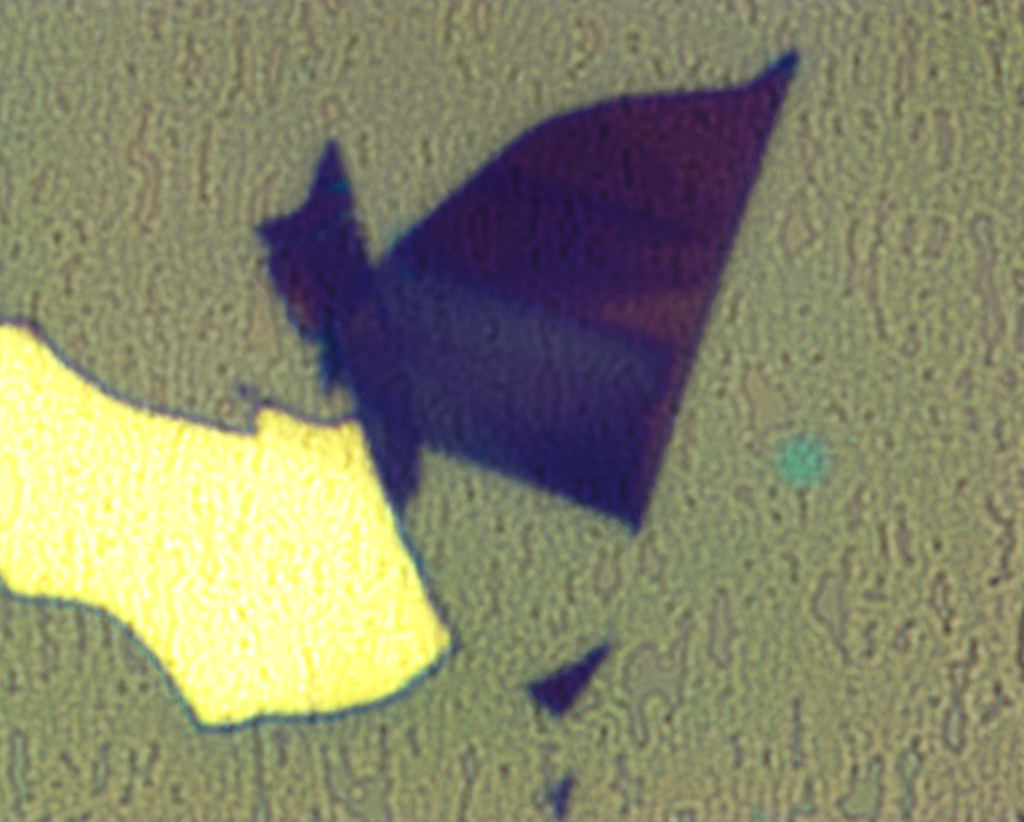
#> input picture src/sample_images/00002.jpg, 4096 x 3286 px (shown at 1/4 size)
$ python CalibrationTool.py --output out.png --directory sample_images
#> lines starting #> are read from the running program, lines starting #| are printed output that depends on the picture; after the words box and inside, x2 and y2 are one past the last pixel; in counts of white or black regions, pixels touching at a corner belong together
### src/FlakeDifferentiator.py
# Description: This file contains the class that takes a microscope image
# and extracts all of the flakes that it can from the image. It is designed
# so that it can export images of each step in the process so that a user
# can adjust parameters that effect the process as a "calibration" step.

import code
import sys
import argparse
import os
import time
import cv2
import pickle
import numpy             as np
import matplotlib.pyplot as plt

from sklearn.mixture       import BayesianGaussianMixture
from readable_csv          import readable_csv as csv
from colors                import dist_colors  as colors

def torgb(h):
	return [int(h[1:3], 16), int(h[3:5], 16), int(h[5:7], 16)]

class FlakeDifferentiator:
	def __init__(self, **kwargs):
		self.bgmm = None
		self.mode = 'HSV' # Options are 'HSV', 'RGB'

		# If the user specifies a BGMM, we will use that.
		# Otherwise, they'll have to call the fit function
		# and pass in one or more images to use for the fitting
		# process.
		if 'bgmm' in kwargs:
			self.bgmm = kwargs['bgmm']

		# Make sure they specified a valid color mode.
		if 'mode' in kwargs:
			self.mode = kwargs['mode']
			if self.mode not in ['HSV', 'RGB']:
				raise ValueError("""
					'mode' must be 'HSV' or 'RGB'
				""")

		# Now we setup the default parameters that control how
		# the images are processed for flake extraction.
		self.params = {
			'training_image_width'  : 100,
			'processed_image_width' : 1000,
			'denoising_strength'    : 30,
			'bgmm_classes'          : 3,
			'border_width'          : 5,
			'edge_threshold1'       : 10,
			'edge_threshold2'       : 80,
			'edge_dilate_size'      : 3,
			'length_threshold'      : 0.02,
			'mask_erode_size'       : 12
		}

		# These jsut effect how the steps in the process are displayed.
		self.ui_options = {
			'contour_color'     : (255, 0, 0),
			'bounds_color'      : (255, 0, 0),
			'contour_thickness' : 1,
			'bounds_thickness'  : 1,
			'mask_color'        : (0, 0, 0)
		}

	# Fits the BGMM used to identify flakes, using the specified
	# images.
	#
	# Parameters:
	#      - images: A list of image file paths.
	def fit(self, images):
		# Load the images off of the disk.
		if self.mode == 'HSV':
			images = [cv2.imread(f, cv2.IMREAD_COLOR) for f in images]
			images = [cv2.cvtColor(i, cv2.COLOR_BGR2HSV) for i in images]
		else:
			images = [cv2.imread(f, cv2.IMREAD_COLOR) for f in images]
			images = [cv2.cvtColor(i, cv2.COLOR_BGR2RGB) for i in images]

		# Downscale the images.
		tmp = []
		for img in images:
			width = self.params['training_image_width']
			scale = np.sqrt((width**2) / (img.shape[0] * img.shape[1]))
			tmp.append(cv2.resize(img, (0, 0), fx=scale, fy=scale))

		images = tmp

		# Convert the images into a set of HSV or RGB values
		# (depending on the mode) that will be used to fit the
		# BGMM. Shape will be (n_pixels, 3)

		self.fitting_data = images[0].reshape(
			images[0].shape[0] * images[0].shape[1],
			3
		)

		for img in images[1:]:
			additional_data = img.reshape(
				img.shape[0] * img.shape[1],
				3
			)
			self.fitting_data = np.concatenate((
				self.fitting_data, additional_data
			))

		self.bgmm = BayesianGaussianMixture(
			n_components=self.params["bgmm_classes"],
			covariance_type='full'
		)

		self.bgmm.fit(self.fitting_data)


	def getLargerThan(self, contours, s):
		selected = []

		for c in contours:
			area = cv2.contourArea(c)
			if area > s:
				selected.append(c)

		return selected

	def subimage(self, image, rect):
		border_size = int(image.shape[0] / 2)
		image = cv2.copyMakeBorder(
			image,
			border_size,
			border_size,
			border_size,
			border_size,
			cv2.BORDER_CONSTANT,
			value=[0, 0, 0]
		)

		((x, y), (w, h), theta) = rect

		x = x + border_size
		y = y + border_size

		size = (image.shape[1], image.shape[0])

		rotation_matrix = cv2.getRotationMatrix2D(center=(x, y), angle=theta, scale=1)
		new_image       = cv2.warpAffine(image, rotation_matrix, dsize=size)

		x = int(x - w/2)
		y = int(y - h/2)

		w = int(w)
		h = int(h)

		result = new_image[y:y+h, x:x+w, :]
		#code.interact(local=locals())
		return result

	# Loads the specified image file off of the disk and return the
	# following:
	#      1) A list of images that show parts of the process.
	#      2) A list of bounding rectangles that can be used to
	#         create subimages of flakes found during the process.
	#      3) A list of masks that differentiate the parts of the
	#         subimages that contain the flake from parts that dont.
	def scanImage(self, path):
		img = cv2.imread(path, cv2.IMREAD_COLOR)

		if self.mode == 'HSV':
			img = cv2.cvtColor(img, cv2.COLOR_BGR2HSV)
		else:
			img = cv2.cvtColor(img, cv2.COLOR_BGR2RGB)

		# Scale the image down to the requested size.
		if self.params['processed_image_width'] != 0:
			s     = self.params['processed_image_width']
			scale = np.sqrt((s**2) / (img.shape[0] * img.shape[1]))
			img = cv2.resize(img, (0, 0), fx=scale, fy=scale)

		# Denoise the image.
		denoise_strength = self.params['denoising_strength']
		if denoise_strength != 0:
			denoised = cv2.fastNlMeansDenoisingColored(
				img,
				denoise_strength,
				denoise_strength
			)
		else:
			denoised = img

		# Segment the image using the bgmm.
		data = denoised.reshape(
			denoised.shape[0] * denoised.shape[1],
			denoised.shape[2]
		)

		classes = self.bgmm.predict(data)

		(values, counts) = np.unique(classes, return_counts=True)
		index            = np.argmax(counts)
		most_common      = values[index]
		bg_color         = torgb(colors[most_common])

		colored_img = denoised.copy()

		for c in range(self.params['bgmm_classes']):
			mask = (classes == c).reshape(
				denoised.shape[0], denoised.shape[1]
			)
			colored_img[mask] = torgb(colors[c])


		# Make a black border of one pixel around the image
		# so that the contouring algorithm won't mess up flakes
		# that are cut off. The color needs to be the same as
		# the background class.
		colored_img = cv2.copyMakeBorder(
			colored_img,
			self.params['border_width'],
			self.params['border_width'],
			self.params['border_width'],
			self.params['border_width'],
			cv2.BORDER_CONSTANT,
			value=bg_color
		)

		img = cv2.copyMakeBorder(
			img,
			self.params['border_width'],
			self.params['border_width'],
			self.params['border_width'],
			self.params['border_width'],
			cv2.BORDER_CONSTANT,
			value=[0, 0, 0]
		)

		# Perform the edge detection.
		edges = cv2.Canny(
			colored_img,
			self.params['edge_threshold1'],
			self.params['edge_threshold2']
		)

		# Dilate the edges to close close contours
		dilate_size = self.params['edge_dilate_size']
		if dilate_size != 0:
			kernel  = cv2.getStructuringElement(
				cv2.MORPH_ELLIPSE,
				(dilate_size, dilate_size)
			)
			dilated = cv2.dilate(edges, kernel)
		else:
			dilated = edges

		# Find the contours. This will extract only the outer
		# most contours.
		contours, heirarchy = cv2.findContours(
			dilated, cv2.RETR_EXTERNAL, cv2.CHAIN_APPROX_SIMPLE
		)

		# Filter out the contours that are smaller than the threshold
		# parameter given.
		contours = self.getLargerThan(
			contours,
			(img.shape[0] * self.params['length_threshold'])**2
		)

		# Draw the contours onto the original image.
		contoured = img.copy()
		for i in range(len(contours)):
			contoured = cv2.drawContours(
				contoured,
				contours,
				i, self.ui_options['contour_color'],
				self.ui_options['contour_thickness']
			)


		# Draw an image with bounding rectangles around the flakes.
		boxed      = img.copy()
		rectangles = []
		for i in range(len(contours)):
			rect  = cv2.minAreaRect(contours[i])
			rectangles.append(rect)
			box   = cv2.boxPoints(rect)
			box   = np.int0(box)
			boxed = cv2.drawContours(
				boxed,
				[box],
				0,
				self.ui_options['bounds_color'],
				self.ui_options['bounds_thickness']
			)


		masks = []
		for contour in contours:
			mask = np.zeros((img.shape[0], img.shape[1]))
			mask = cv2.fillPoly(mask, [contour], 1)

			# Erode the mask so that it will fit the flake more tightly.
			erode_size = self.params['mask_erode_size']
			if erode_size != 0:
				kernel  = cv2.getStructuringElement(
					cv2.MORPH_ELLIPSE,
					(erode_size, erode_size)
				)
				mask = cv2.erode(mask, kernel)


			selection = mask == 0

			masks.append(selection)

		return (
			(img, denoised, colored_img, dilated, contoured, boxed),
			rectangles,
			masks
		)

### src/CalibrationTool.py
import code
import sys
import argparse
import os
import time
import cv2
import pickle
import numpy             as np
import matplotlib.pyplot as plt
from sklearn.mixture       import BayesianGaussianMixture
from readable_csv          import readable_csv as csv
from colors import dist_colors as colors
from  FlakeDifferentiator import FlakeDifferentiator
from matplotlib.widgets import Slider, Button, RadioButtons

def torgb(h):
	return [int(h[1:3], 16), int(h[3:5], 16), int(h[5:7], 16)]


# Processes the arguments, sets up directories and validates that files
# actually exist.
def preprocess():
	parser = argparse.ArgumentParser(
		description='Adjust parameters of the flake extraction process.'
	)

	parser.add_argument(
		'-o', '--output', dest='output', type=str, required=True,
		help='The output file to write the data to.'
	)

	parser.add_argument(
		'-d', '--directory', dest='directory', type=str, required=True,
		help='The directory to read images from.'
	)

	args = parser.parse_args()

	return args

if __name__ == '__main__':
	args = preprocess()


	# The files to read.
	files = [f for f in os.listdir(args.directory)]

	# Filter to only actual files.
	tmp = []
	for f in files:
		if os.path.isfile(os.path.join(args.directory, f)):
			if '.DS_Store' not in f:
				tmp.append(f)

	files = sorted(tmp)
	files = [os.path.join(args.directory, file) for file in files]

	# Load the first three images and pass them to the BGMM trainer.
	diff = FlakeDifferentiator(mode='HSV')

	diff.params['processed_image_width'] = 350

	print("Fitting BGMM")
	diff.fit(files[0:1])
#> in fit, `images = [cv2.imread(f, cv2.IMREAD_COLOR) for f in images]`: images = 1 item
#> the loop in fit, `for img in images:` made 1 pass
#> (width, scale) on pass 1: (100, 0.0273)
	print("Done Fitting")

	current_idx = 0

	images, rects, masks = diff.scanImage(files[0])
#> in scanImage, img is the input picture: shape (3286, 4096, 3); mean B, G, R 107.5, 134.7, 135.4
#> in scanImage, `(values, counts) = np.unique(classes, return_counts=True)`: values = [0, 1, 2]; counts = [22780, 88843, 10760]
#> in scanImage, `index            = np.argmax(counts)`: index = 1
#> in scanImage, `bg_color         = torgb(colors[most_common])`: bg_color = [0, 117, 220]
#> the loop in scanImage, `for c in range(self.params['bgmm_classes']):` made 3 passes
#> pass 1, in scanImage, `mask = (classes == c).reshape( denoised.shape[0], denoised.shape[1] )`:
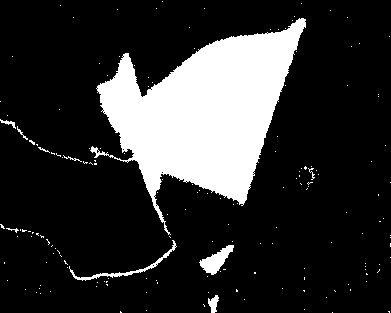
#> mask: shape (313, 391) bool; 18.6% white; 167 white regions (157 under 20 px), largest, box (x1, y1, x2, y2) and area: (90, 18, 306, 235) 21331, (199, 245, 234, 275) 464, (69, 240, 177, 281) 377
#> in scanImage, `kernel  = cv2.getStructuringElement( cv2.MORPH_ELLIPSE, (dilate_size, ..`: kernel = [[0, 1, 0], [1, 1, 1], [0, 1, 0]]
#> in scanImage, `dilated = cv2.dilate(edges, kernel)`:
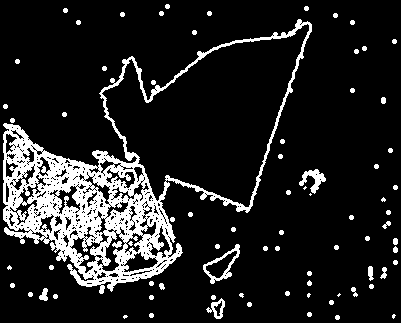
#> dilated: shape (323, 401); 13.5% white; 78 white regions (10 under 20 px)
#> in scanImage, `contours, heirarchy = cv2.findContours( dilated, cv2.RETR_EXTERNAL, cv..`: contours = 76 contours, 64 with area under 20; largest, box (x1, y1, x2, y2) and area: (3, 19, 312, 294) 39611, (203, 244, 240, 284) 630, (299, 169, 326, 194) 232, (206, 298, 225, 319) 184, (39, 288, 48, 301) 59
#> the loop in getLargerThan, `for c in contours:` made 76 passes
#> area on passes 8, 17, 18, 20, 25, 26, 34, 36: 184.5, 59, 24, 21, 34.5, 47.5, 629.5, 22
#> after the loop in getLargerThan, `for c in contours:`: selected = 6 contours; box (x1, y1, x2, y2) and area: (3, 19, 312, 294) 39611, (203, 244, 240, 284) 630, (299, 169, 326, 194) 232, (206, 298, 225, 319) 184, (39, 288, 48, 301) 59, (368, 266, 374, 281) 48
#> in scanImage, `contours = self.getLargerThan( contours, (img.shape[0] * self.params['..`: contours has the same summary as selected in getLargerThan
#> the loop in scanImage, `for i in range(len(contours)):` made 6 passes
#> the loop in scanImage, `for i in range(len(contours)):` made 6 passes
#> (rect, box) on passes 1 to 4: (((217.9, 307.8), (19.08, 16.77), -50.19), [[218, 320], [205, 309], [217, 295], [230, 305]]), (((43, 294), (12, 8), -90), [[47, 300], [39, 300], [39, 288], [47, 288]]), (((370.2, 272.9), (4.71, 14.03), -5.19), [[368, 280], [367, 266], [371, 265], [373, 279]]), (((225.3, 264.8), (44.2, 23.96), -32.01), [[212, 286], [200, 266], [237, 242], [250, 263]])
#> after the loop in scanImage, `for i in range(len(contours)):`: rectangles = [((217.9, 307.8), (19.08, 16.77), -50.19), ((43, 294), (12, 8), -90), ((370.2, 272.9), (4.71, 14.03), -5.19), ((225.3, 264.8), (44.2, 23.96), -32.01), ((311.7, 179.5), (23.11, 21.4), -51.34), ((169.9, 150.5), (368.4, 205.6), -28.27)]
#> the loop in scanImage, `for contour in contours:` made 6 passes
#> pass 1, in scanImage, `mask = cv2.fillPoly(mask, [contour], 1)`:
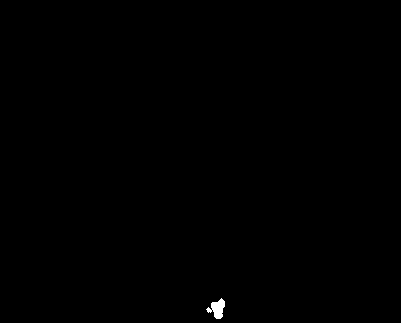
#> mask: shape (323, 401) float64; values 0 (black) and 1 (white), 0.17% white; 1 white region, box (x1, y1, x2, y2) and area: (206, 298, 225, 319) 217
#> after the loop in scanImage, `for contour in contours:`: masks = 6 items
#> images = 6 items; rects has the same summary as rectangles in scanImage; masks = 6 items

	# Draw the largest flake, zoomed in and masked.
	largest      = 0
	largest_rect = None
	largest_mask = None

	for rect, mask in zip(rects, masks):
		size = rect[1][0] * rect[1][1]

		if size > largest:
			largest      = size
			largest_rect = rect
			largest_mask = mask
#> this loop made 6 passes
#> (size, largest, largest_rect) on passes 1, 4, 6: (320, 320, ((217.9, 307.8), (19.08, 16.77), -50.19)), (1058.9, 1058.9, ((225.3, 264.8), (44.2, 23.96), -32.01)), (75744.5, 75744.5, ((169.9, 150.5), (368.4, 205.6), -28.27))
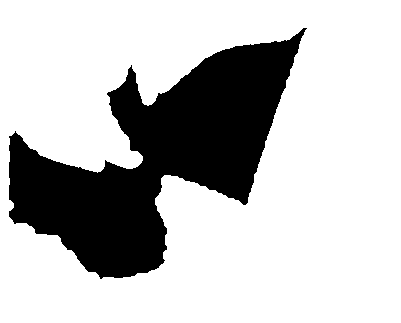
#> largest_mask: shape (323, 401) bool; 75.2% white; 1 black region, box (x1, y1, x2, y2) and area: (9, 28, 307, 279) 32161
#> after the loop, largest = 75744.5

	fig, (row1, row2) = plt.subplots(2, 4)
	(base, denoise, segment, edge) = row1
	(cont, box, zoom, masked)      = row2

	base.set_xticks([])
	base.set_yticks([])
	denoise.set_xticks([])
	denoise.set_yticks([])
	segment.set_xticks([])
	segment.set_yticks([])
	edge.set_xticks([])
	edge.set_yticks([])
	cont.set_xticks([])
	cont.set_yticks([])
	box.set_xticks([])
	box.set_yticks([])
	zoom.set_xticks([])
	zoom.set_yticks([])
	masked.set_xticks([])
	masked.set_yticks([])


	base_img = base.imshow(images[0])
	base.set_title("Image")

	denoise_img = denoise.imshow(images[1])
	denoise.set_title("Denoised")

	segment_img = segment.imshow(images[2])
	segment.set_title("Segmented")

	edge_img = edge.imshow(images[3])
	edge.set_title("Dilated Edges")

	cont_img = cont.imshow(images[4])
	cont.set_title("Contours")

	box_img = box.imshow(images[5])
	box.set_title("Bounds")

	img_largest = diff.subimage(images[0], largest_rect)
#> in subimage, `((x, y), (w, h), theta) = rect`: x = 169.9; y = 150.5; w = 368.4; h = 205.6; theta = -28.27
#> in subimage, `x = x + border_size`: x = 330.9
#> in subimage, `y = y + border_size`: y = 311.5
#> in subimage, `rotation_matrix = cv2.getRotationMatrix2D(center=(x, y), angle=theta, ..`: rotation_matrix = [[0.881, -0.474, 187], [0.474, 0.881, -119.6]]
#> in subimage, `x = int(x - w/2)`: x = 146
#> in subimage, `y = int(y - h/2)`: y = 208
#> in subimage, `w = int(w)`: w = 368
#> in subimage, `h = int(h)`: h = 205
	img_masked  = images[0].copy()
	img_masked[largest_mask] = [0, 0, 0]
	img_masked  = diff.subimage(img_masked, largest_rect)
#> call 2 of subimage, with rect = ((169.9, 150.5), (368.4, 205.6), -28.27)
#> in subimage (call 2), `((x, y), (w, h), theta) = rect`: x = 169.9; y = 150.5; w = 368.4; h = 205.6
#> in subimage (call 2), `x = x + border_size`: x = 330.9
#> in subimage (call 2), `y = y + border_size`: y = 311.5
#> in subimage (call 2), `new_image       = cv2.warpAffine(image, rotation_matrix, dsize=size)`:
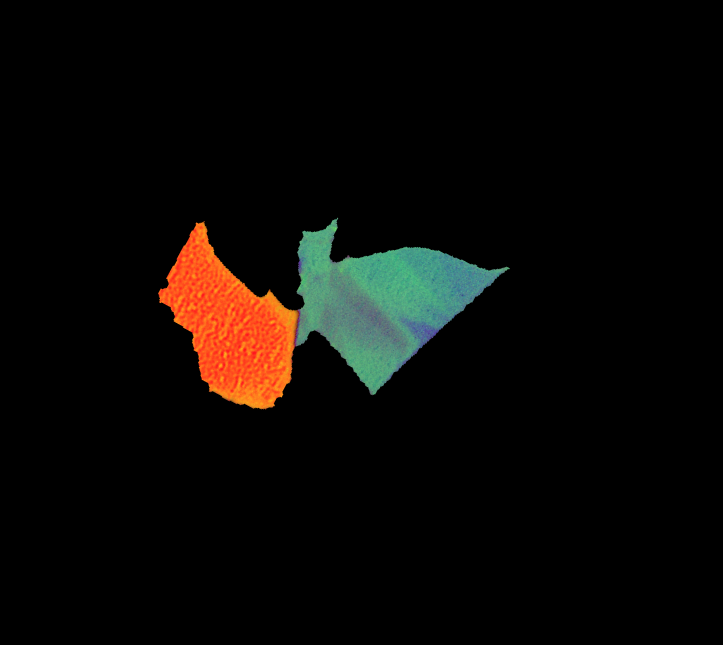
#> new_image: shape (645, 723, 3); mean of channels 0, 1, 2 5.9, 8.7, 10.8; drawn as B, G, R
#> in subimage (call 2), `x = int(x - w/2)`: x = 146
#> in subimage (call 2), `y = int(y - h/2)`: y = 208
#> in subimage (call 2), `w = int(w)`: w = 368
#> in subimage (call 2), `h = int(h)`: h = 205
#> in subimage (call 2), `result = new_image[y:y+h, x:x+w, :]`:
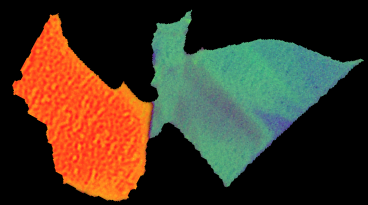
#> result: shape (205, 368, 3); mean of channels 0, 1, 2 36.7, 53.6, 66.7; drawn as B, G, R

	zoom_img = zoom.imshow(img_largest)
	zoom.set_title("Largest Flake")

	mask_img = masked.imshow(img_masked)
	masked.set_title("Masked")

	plt.tight_layout()
	plt.subplots_adjust(
		bottom=0.15, top=1.05, hspace=0.0, left=0.02, right=0.98
	)

	# [52 lines left out: functions loadImage, _next, _prev, not called in this run]

	ax_next_button = plt.axes([0.11, 0.01, 0.05, 0.05])
	ax_prev_button = plt.axes([0.05, 0.01, 0.05, 0.05])

	next_button = Button(ax_next_button, "Next")
	next_button.on_clicked(_next)
	prev_button = Button(ax_prev_button, "Prev")
	prev_button.on_clicked(_prev)

	ax_denoise_strength = plt.axes([0.12, 0.07, 0.82, 0.015])
	sl_denoise_strength = Slider(
		ax_denoise_strength, 'Denoise Strength',
		0, 60, valinit=30, valfmt='%d', valstep=2,
		dragging=False
	)

	ax_edge_th1_strength = plt.axes([0.12, 0.087, 0.82, 0.015])
	sl_edge_th1_strength = Slider(
		ax_edge_th1_strength, 'Threshold 1',
		2, 120, valinit=10, valfmt='%d', valstep=5,
		dragging=False
	)

	ax_edge_th2_strength = plt.axes([0.12, 0.104, 0.82, 0.015])
	sl_edge_th2_strength = Slider(
		ax_edge_th2_strength, 'Threshold 2',
		2, 250, valinit=80, valfmt='%d', valstep=5,
		dragging=False
	)

	ax_dilate_size = plt.axes([0.12, 0.121, 0.82, 0.015])
	sl_dilate_size = Slider(
		ax_dilate_size, 'Edge Dilate',
		0, 8, valinit=3, valfmt='%d', valstep=1,
		dragging=False
	)

	ax_length_threshold = plt.axes([0.12, 0.138, 0.82, 0.015])
	sl_length_threshold = Slider(
		ax_length_threshold, 'Min Flake Width',
		0.00, 0.1, valinit=0.02, valfmt='%1.3f',
		dragging=False
	)

	ax_mask_erode = plt.axes([0.12, 0.155, 0.82, 0.015])
	sl_mask_erode = Slider(
		ax_mask_erode, 'Mask Erode Size',
		0, 30, valinit=12, valfmt='%d', valstep=1,
		dragging=False
	)

	ax_radio = plt.axes([0.19, 0.01, 0.2, 0.05])
	radio    = RadioButtons(ax_radio, ('HSV', 'RGB'), active=0)

	# [5 lines left out: function set_mode, not called in this run]

	radio.on_clicked(set_mode)

	def update_denoise_strength(val):
		diff.params['denoising_strength'] = int(val)
		loadImage(current_idx)

	sl_denoise_strength.on_changed(update_denoise_strength)

	def update_th1(val):
		diff.params['edge_threshold1'] = int(val)
		loadImage(current_idx)

	sl_edge_th1_strength.on_changed(update_th1)

	def update_th2(val):
		diff.params['edge_threshold2'] = int(val)
		loadImage(current_idx)

	sl_edge_th2_strength.on_changed(update_th2)

	def update_dilate_size(val):
		diff.params['edge_dilate_size'] = int(val)
		loadImage(current_idx)

	sl_dilate_size.on_changed(update_dilate_size)

	def update_length_threshold(val):
		diff.params['length_threshold'] = float(val)
		loadImage(current_idx)

	sl_length_threshold.on_changed(update_length_threshold)

	def update_mask_erode(val):
		diff.params['mask_erode_size'] = int(val)
		loadImage(current_idx)

	sl_mask_erode.on_changed(update_mask_erode)


	plt.show()
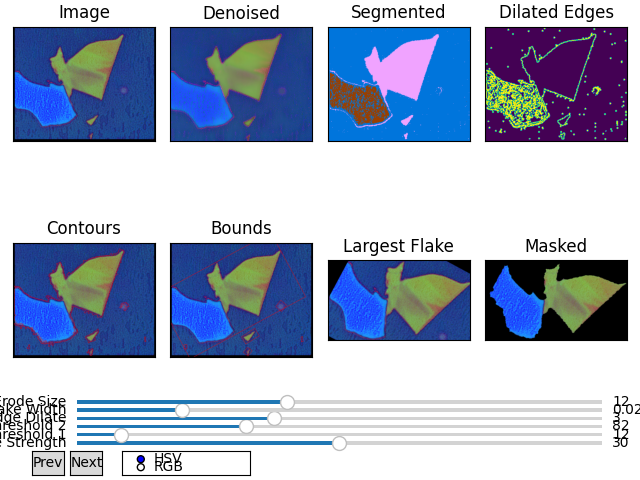
#> figure drawn by matplotlib, 15 panels
